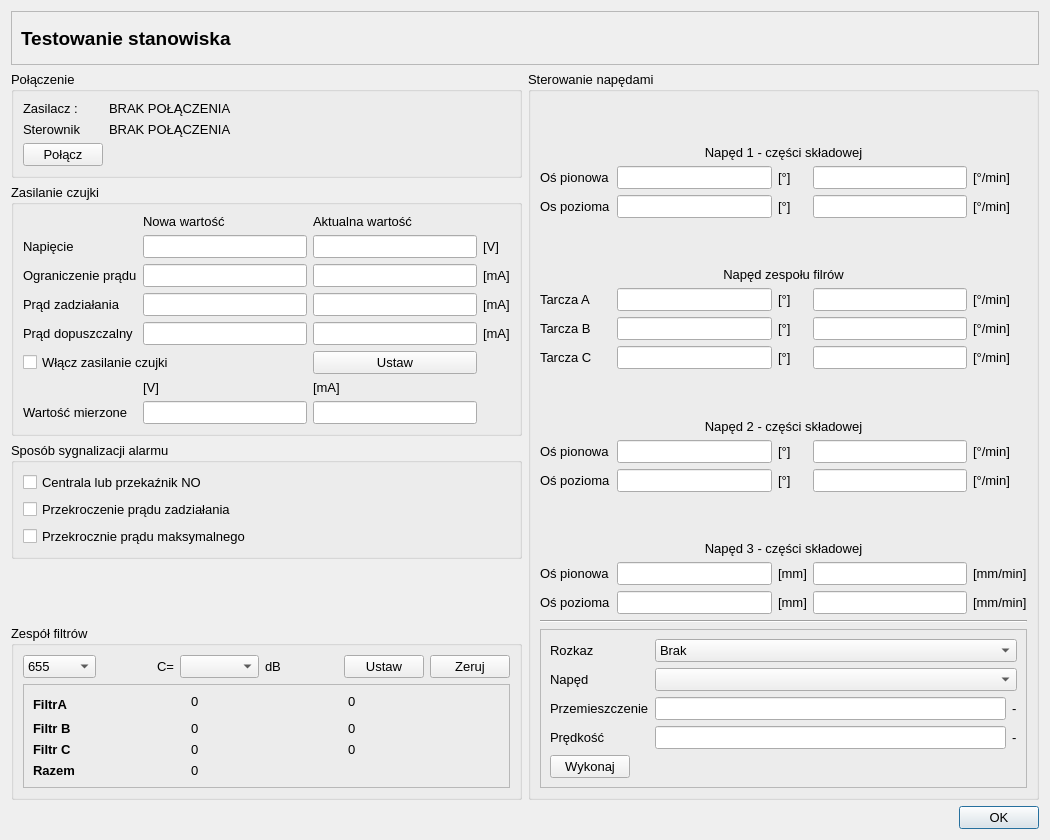
<?xml version="1.0" encoding="UTF-8"?>
<ui version="4.0">
 <class>TestStanowiskaDlg</class>
 <widget class="QDialog" name="TestStanowiskaDlg">
  <property name="geometry">
   <rect>
    <x>0</x>
    <y>0</y>
    <width>1050</width>
    <height>840</height>
   </rect>
  </property>
  <property name="minimumSize">
   <size>
    <width>1050</width>
    <height>840</height>
   </size>
  </property>
  <property name="maximumSize">
   <size>
    <width>1920</width>
    <height>1080</height>
   </size>
  </property>
  <property name="font">
   <font>
    <family>Arial</family>
    <pointsize>10</pointsize>
   </font>
  </property>
  <property name="windowTitle">
   <string>Badanie czujek liniowych - Testowanie stanowiska</string>
  </property>
  <layout class="QGridLayout" name="gridLayout_3">
   <item row="3" column="0">
    <widget class="QGroupBox" name="groupBox">
     <property name="title">
      <string>Sposób sygnalizacji alarmu</string>
     </property>
     <layout class="QVBoxLayout" name="verticalLayout">
      <item>
       <widget class="QCheckBox" name="cb_przekaznikNI">
        <property name="text">
         <string>Centrala lub przekaźnik NO</string>
        </property>
       </widget>
      </item>
      <item>
       <widget class="QCheckBox" name="cb_pradZadzialania">
        <property name="text">
         <string>Przekroczenie prądu zadziałania</string>
        </property>
       </widget>
      </item>
      <item>
       <widget class="QCheckBox" name="cb_pradMaks">
        <property name="text">
         <string>Przekrocznie prądu maksymalnego</string>
        </property>
       </widget>
      </item>
     </layout>
    </widget>
   </item>
   <item row="1" column="0">
    <widget class="QGroupBox" name="groupBox_polaczenia">
     <property name="title">
      <string>Połączenie</string>
     </property>
     <layout class="QFormLayout" name="formLayout">
      <item row="0" column="0">
       <widget class="QLabel" name="lzasilacz">
        <property name="text">
         <string>Zasilacz :</string>
        </property>
       </widget>
      </item>
      <item row="0" column="1">
       <widget class="QLabel" name="zasilaczConn">
        <property name="text">
         <string>BRAK POŁĄCZENIA</string>
        </property>
       </widget>
      </item>
      <item row="1" column="0">
       <widget class="QLabel" name="lSterownik">
        <property name="text">
         <string>Sterownik</string>
        </property>
       </widget>
      </item>
      <item row="1" column="1">
       <widget class="QLabel" name="sterownikConn">
        <property name="text">
         <string>BRAK POŁĄCZENIA</string>
        </property>
       </widget>
      </item>
      <item row="2" column="0">
       <widget class="QPushButton" name="pbConnect">
        <property name="text">
         <string>Połącz</string>
        </property>
       </widget>
      </item>
     </layout>
    </widget>
   </item>
   <item row="2" column="0">
    <widget class="QGroupBox" name="gb_Zasilanie">
     <property name="title">
      <string>Zasilanie czujki</string>
     </property>
     <layout class="QGridLayout" name="gridLayout">
      <item row="8" column="1">
       <widget class="QLineEdit" name="voltmeas"/>
      </item>
      <item row="4" column="0">
       <widget class="QLabel" name="label_4">
        <property name="text">
         <string>Prąd dopuszczalny</string>
        </property>
       </widget>
      </item>
      <item row="7" column="1">
       <widget class="QLabel" name="label_38">
        <property name="text">
         <string>[V]</string>
        </property>
       </widget>
      </item>
      <item row="2" column="1">
       <widget class="QLineEdit" name="currLimit1"/>
      </item>
      <item row="4" column="2">
       <widget class="QLineEdit" name="currOCP2">
        <property name="readOnly">
         <bool>true</bool>
        </property>
       </widget>
      </item>
      <item row="2" column="3">
       <widget class="QLabel" name="lcurrunit">
        <property name="text">
         <string>[mA]</string>
        </property>
       </widget>
      </item>
      <item row="3" column="3">
       <widget class="QLabel" name="label_5">
        <property name="text">
         <string>[mA]</string>
        </property>
       </widget>
      </item>
      <item row="3" column="1">
       <widget class="QLineEdit" name="lineEdit"/>
      </item>
      <item row="0" column="1">
       <widget class="QLabel" name="label_36">
        <property name="text">
         <string>Nowa wartość</string>
        </property>
       </widget>
      </item>
      <item row="3" column="0">
       <widget class="QLabel" name="label_3">
        <property name="text">
         <string>Prąd zadziałania</string>
        </property>
       </widget>
      </item>
      <item row="1" column="0">
       <widget class="QLabel" name="lvolt">
        <property name="text">
         <string>Napięcie</string>
        </property>
       </widget>
      </item>
      <item row="2" column="0">
       <widget class="QLabel" name="lcurrlimit">
        <property name="text">
         <string>Ograniczenie prądu</string>
        </property>
       </widget>
      </item>
      <item row="8" column="0">
       <widget class="QLabel" name="label_40">
        <property name="text">
         <string>Wartość mierzone</string>
        </property>
       </widget>
      </item>
      <item row="4" column="1">
       <widget class="QLineEdit" name="currOCP"/>
      </item>
      <item row="1" column="2">
       <widget class="QLineEdit" name="volt2">
        <property name="readOnly">
         <bool>true</bool>
        </property>
       </widget>
      </item>
      <item row="3" column="2">
       <widget class="QLineEdit" name="lineEdit_2">
        <property name="readOnly">
         <bool>true</bool>
        </property>
       </widget>
      </item>
      <item row="4" column="3">
       <widget class="QLabel" name="label_6">
        <property name="text">
         <string>[mA]</string>
        </property>
       </widget>
      </item>
      <item row="1" column="1">
       <widget class="QLineEdit" name="volt1"/>
      </item>
      <item row="0" column="2">
       <widget class="QLabel" name="label_37">
        <property name="text">
         <string>Aktualna wartość</string>
        </property>
       </widget>
      </item>
      <item row="2" column="2">
       <widget class="QLineEdit" name="currLimit2">
        <property name="readOnly">
         <bool>true</bool>
        </property>
       </widget>
      </item>
      <item row="8" column="2">
       <widget class="QLineEdit" name="currmeas"/>
      </item>
      <item row="1" column="3">
       <widget class="QLabel" name="lvoltunit">
        <property name="text">
         <string>[V]</string>
        </property>
       </widget>
      </item>
      <item row="7" column="2">
       <widget class="QLabel" name="label_39">
        <property name="text">
         <string>[mA]</string>
        </property>
       </widget>
      </item>
      <item row="5" column="2">
       <widget class="QPushButton" name="pbUstaw">
        <property name="text">
         <string>Ustaw</string>
        </property>
       </widget>
      </item>
      <item row="5" column="0" colspan="2">
       <widget class="QCheckBox" name="cbZasialnieOn">
        <property name="text">
         <string>Włącz zasilanie czujki</string>
        </property>
       </widget>
      </item>
     </layout>
    </widget>
   </item>
   <item row="1" column="1" rowspan="5">
    <widget class="QGroupBox" name="gb_Napedy">
     <property name="title">
      <string>Sterowanie napędami</string>
     </property>
     <layout class="QGridLayout" name="gridLayout_2">
      <item row="7" column="0" colspan="5">
       <widget class="QLabel" name="label_26">
        <property name="text">
         <string>Napęd 2 - części składowej</string>
        </property>
        <property name="alignment">
         <set>Qt::AlignBottom|Qt::AlignHCenter</set>
        </property>
       </widget>
      </item>
      <item row="12" column="2">
       <widget class="QLabel" name="label_43">
        <property name="text">
         <string>[mm]</string>
        </property>
       </widget>
      </item>
      <item row="6" column="2">
       <widget class="QLabel" name="label_22">
        <property name="text">
         <string>&lt;html&gt;&lt;body&gt;[&amp;deg;]&lt;/body&gt;&lt;/html&gt;</string>
        </property>
       </widget>
      </item>
      <item row="2" column="4">
       <widget class="QLabel" name="label_15">
        <property name="text">
         <string>&lt;html&gt;&lt;body&gt;[&amp;deg;/min]&lt;/body&gt;&lt;/html&gt;</string>
        </property>
       </widget>
      </item>
      <item row="4" column="3">
       <widget class="QLineEdit" name="speed3">
        <property name="readOnly">
         <bool>true</bool>
        </property>
       </widget>
      </item>
      <item row="1" column="0">
       <widget class="QLabel" name="label_10">
        <property name="text">
         <string>Oś pionowa</string>
        </property>
       </widget>
      </item>
      <item row="2" column="3">
       <widget class="QLineEdit" name="speed2">
        <property name="readOnly">
         <bool>true</bool>
        </property>
       </widget>
      </item>
      <item row="8" column="3">
       <widget class="QLineEdit" name="speed8">
        <property name="readOnly">
         <bool>true</bool>
        </property>
       </widget>
      </item>
      <item row="4" column="2">
       <widget class="QLabel" name="label_20">
        <property name="text">
         <string>&lt;html&gt;&lt;body&gt;[&amp;deg;]&lt;/body&gt;&lt;/html&gt;</string>
        </property>
       </widget>
      </item>
      <item row="6" column="1">
       <widget class="QLineEdit" name="step5">
        <property name="readOnly">
         <bool>true</bool>
        </property>
       </widget>
      </item>
      <item row="10" column="0" colspan="5">
       <widget class="QLabel" name="label_33">
        <property name="text">
         <string>Napęd 3 - części składowej</string>
        </property>
        <property name="alignment">
         <set>Qt::AlignBottom|Qt::AlignHCenter</set>
        </property>
       </widget>
      </item>
      <item row="4" column="0">
       <widget class="QLabel" name="label_17">
        <property name="text">
         <string>Tarcza A</string>
        </property>
       </widget>
      </item>
      <item row="9" column="2">
       <widget class="QLabel" name="label_29">
        <property name="text">
         <string>&lt;html&gt;&lt;body&gt;[&amp;deg;]&lt;/body&gt;&lt;/html&gt;</string>
        </property>
       </widget>
      </item>
      <item row="11" column="1">
       <widget class="QLineEdit" name="step7">
        <property name="readOnly">
         <bool>true</bool>
        </property>
       </widget>
      </item>
      <item row="8" column="4">
       <widget class="QLabel" name="label_32">
        <property name="text">
         <string>&lt;html&gt;&lt;body&gt;[&amp;deg;/min]&lt;/body&gt;&lt;/html&gt;</string>
        </property>
       </widget>
      </item>
      <item row="12" column="3">
       <widget class="QLineEdit" name="speed7">
        <property name="readOnly">
         <bool>true</bool>
        </property>
       </widget>
      </item>
      <item row="0" column="0" colspan="5">
       <widget class="QLabel" name="label_9">
        <property name="text">
         <string>Napęd 1 - części składowej</string>
        </property>
        <property name="alignment">
         <set>Qt::AlignBottom|Qt::AlignHCenter</set>
        </property>
       </widget>
      </item>
      <item row="11" column="4">
       <widget class="QLabel" name="label_42">
        <property name="text">
         <string>[mm/min]</string>
        </property>
       </widget>
      </item>
      <item row="2" column="0">
       <widget class="QLabel" name="label_13">
        <property name="text">
         <string>Os pozioma</string>
        </property>
       </widget>
      </item>
      <item row="8" column="0">
       <widget class="QLabel" name="label_27">
        <property name="text">
         <string>Oś pionowa</string>
        </property>
       </widget>
      </item>
      <item row="1" column="3">
       <widget class="QLineEdit" name="speed1">
        <property name="readOnly">
         <bool>true</bool>
        </property>
       </widget>
      </item>
      <item row="13" column="0" colspan="5">
       <widget class="Line" name="line">
        <property name="orientation">
         <enum>Qt::Horizontal</enum>
        </property>
       </widget>
      </item>
      <item row="4" column="4">
       <widget class="QLabel" name="label_23">
        <property name="text">
         <string>&lt;html&gt;&lt;body&gt;[&amp;deg;/min]&lt;/body&gt;&lt;/html&gt;</string>
        </property>
       </widget>
      </item>
      <item row="14" column="0" rowspan="2" colspan="5">
       <widget class="QFrame" name="frame_2">
        <property name="frameShape">
         <enum>QFrame::StyledPanel</enum>
        </property>
        <property name="frameShadow">
         <enum>QFrame::Raised</enum>
        </property>
        <layout class="QFormLayout" name="formLayout_2">
         <item row="0" column="0">
          <widget class="QLabel" name="label_45">
           <property name="text">
            <string>Rozkaz</string>
           </property>
          </widget>
         </item>
         <item row="0" column="1">
          <widget class="QComboBox" name="cbRozkaz">
           <item>
            <property name="text">
             <string>Brak</string>
            </property>
           </item>
           <item>
            <property name="text">
             <string>Przemieszczenie</string>
            </property>
           </item>
           <item>
            <property name="text">
             <string>Zatrzymanie wybranego</string>
            </property>
           </item>
           <item>
            <property name="text">
             <string>Zatrzymanie wszystkich</string>
            </property>
           </item>
           <item>
            <property name="text">
             <string>Reset wybranego</string>
            </property>
           </item>
           <item>
            <property name="text">
             <string>Reset wszystkich</string>
            </property>
           </item>
           <item>
            <property name="text">
             <string>Wyłączenie wybranego</string>
            </property>
           </item>
           <item>
            <property name="text">
             <string>Włączenie wybranego</string>
            </property>
           </item>
           <item>
            <property name="text">
             <string>Wyłączenie wszystkich</string>
            </property>
           </item>
           <item>
            <property name="text">
             <string>Włączenie wszystkich</string>
            </property>
           </item>
           <item>
            <property name="text">
             <string>Restart</string>
            </property>
           </item>
          </widget>
         </item>
         <item row="1" column="0">
          <widget class="QLabel" name="label_47">
           <property name="text">
            <string>Napęd</string>
           </property>
          </widget>
         </item>
         <item row="1" column="1">
          <widget class="QComboBox" name="cbNaped"/>
         </item>
         <item row="2" column="0">
          <widget class="QLabel" name="etPrzemieszczenie">
           <property name="text">
            <string>Przemieszczenie</string>
           </property>
          </widget>
         </item>
         <item row="2" column="1">
          <layout class="QHBoxLayout" name="horizontalLayout_2">
           <item>
            <widget class="QLineEdit" name="przemieszczenie"/>
           </item>
           <item>
            <widget class="QLabel" name="unitMove">
             <property name="text">
              <string>-</string>
             </property>
            </widget>
           </item>
          </layout>
         </item>
         <item row="3" column="0">
          <widget class="QLabel" name="etSpeed">
           <property name="text">
            <string>Prędkość</string>
           </property>
          </widget>
         </item>
         <item row="3" column="1">
          <layout class="QHBoxLayout" name="horizontalLayout_4">
           <item>
            <widget class="QLineEdit" name="speed"/>
           </item>
           <item>
            <widget class="QLabel" name="unitSpeed">
             <property name="text">
              <string>-</string>
             </property>
            </widget>
           </item>
          </layout>
         </item>
         <item row="4" column="0">
          <widget class="QPushButton" name="pbSet">
           <property name="text">
            <string>Wykonaj</string>
           </property>
          </widget>
         </item>
        </layout>
       </widget>
      </item>
      <item row="1" column="1">
       <widget class="QLineEdit" name="step1">
        <property name="readOnly">
         <bool>true</bool>
        </property>
       </widget>
      </item>
      <item row="5" column="4">
       <widget class="QLabel" name="label_24">
        <property name="text">
         <string>&lt;html&gt;&lt;body&gt;[&amp;deg;/min]&lt;/body&gt;&lt;/html&gt;</string>
        </property>
       </widget>
      </item>
      <item row="9" column="4">
       <widget class="QLabel" name="label_31">
        <property name="text">
         <string>&lt;html&gt;&lt;body&gt;[&amp;deg;/min]&lt;/body&gt;&lt;/html&gt;</string>
        </property>
       </widget>
      </item>
      <item row="11" column="3">
       <widget class="QLineEdit" name="speed6">
        <property name="readOnly">
         <bool>true</bool>
        </property>
       </widget>
      </item>
      <item row="12" column="4">
       <widget class="QLabel" name="label_44">
        <property name="text">
         <string>[mm/min]</string>
        </property>
       </widget>
      </item>
      <item row="12" column="1">
       <widget class="QLineEdit" name="step6">
        <property name="readOnly">
         <bool>true</bool>
        </property>
       </widget>
      </item>
      <item row="5" column="0">
       <widget class="QLabel" name="label_18">
        <property name="text">
         <string>Tarcza B</string>
        </property>
       </widget>
      </item>
      <item row="1" column="2">
       <widget class="QLabel" name="label_11">
        <property name="text">
         <string>&lt;html&gt;&lt;body&gt;[&amp;deg;]&lt;/body&gt;&lt;/html&gt;</string>
        </property>
       </widget>
      </item>
      <item row="12" column="0">
       <widget class="QLabel" name="label_35">
        <property name="text">
         <string>Oś pozioma</string>
        </property>
       </widget>
      </item>
      <item row="6" column="0">
       <widget class="QLabel" name="label_19">
        <property name="text">
         <string>Tarcza C</string>
        </property>
       </widget>
      </item>
      <item row="9" column="3">
       <widget class="QLineEdit" name="speed9">
        <property name="readOnly">
         <bool>true</bool>
        </property>
       </widget>
      </item>
      <item row="11" column="2">
       <widget class="QLabel" name="label_41">
        <property name="text">
         <string>[mm]</string>
        </property>
       </widget>
      </item>
      <item row="11" column="0">
       <widget class="QLabel" name="label_34">
        <property name="text">
         <string>Oś pionowa</string>
        </property>
       </widget>
      </item>
      <item row="1" column="4">
       <widget class="QLabel" name="label_12">
        <property name="text">
         <string>&lt;html&gt;&lt;body&gt;[&amp;deg;/min]&lt;/body&gt;&lt;/html&gt;</string>
        </property>
       </widget>
      </item>
      <item row="6" column="4">
       <widget class="QLabel" name="label_25">
        <property name="text">
         <string>&lt;html&gt;&lt;body&gt;[&amp;deg;/min]&lt;/body&gt;&lt;/html&gt;</string>
        </property>
       </widget>
      </item>
      <item row="8" column="2">
       <widget class="QLabel" name="label_30">
        <property name="text">
         <string>&lt;html&gt;&lt;body&gt;[&amp;deg;]&lt;/body&gt;&lt;/html&gt;</string>
        </property>
       </widget>
      </item>
      <item row="5" column="1">
       <widget class="QLineEdit" name="step4">
        <property name="readOnly">
         <bool>true</bool>
        </property>
       </widget>
      </item>
      <item row="9" column="0">
       <widget class="QLabel" name="label_28">
        <property name="text">
         <string>Oś pozioma</string>
        </property>
       </widget>
      </item>
      <item row="2" column="2">
       <widget class="QLabel" name="label_14">
        <property name="text">
         <string>&lt;html&gt;&lt;body&gt;[&amp;deg;]&lt;/body&gt;&lt;/html&gt;</string>
        </property>
       </widget>
      </item>
      <item row="5" column="3">
       <widget class="QLineEdit" name="speed4">
        <property name="readOnly">
         <bool>true</bool>
        </property>
       </widget>
      </item>
      <item row="6" column="3">
       <widget class="QLineEdit" name="speed5">
        <property name="readOnly">
         <bool>true</bool>
        </property>
       </widget>
      </item>
      <item row="2" column="1">
       <widget class="QLineEdit" name="step2">
        <property name="readOnly">
         <bool>true</bool>
        </property>
       </widget>
      </item>
      <item row="5" column="2">
       <widget class="QLabel" name="label_21">
        <property name="text">
         <string>&lt;html&gt;&lt;body&gt;[&amp;deg;]&lt;/body&gt;&lt;/html&gt;</string>
        </property>
       </widget>
      </item>
      <item row="8" column="1">
       <widget class="QLineEdit" name="step8">
        <property name="readOnly">
         <bool>true</bool>
        </property>
       </widget>
      </item>
      <item row="3" column="0" colspan="5">
       <widget class="QLabel" name="label_16">
        <property name="text">
         <string>Napęd zespołu filrów</string>
        </property>
        <property name="alignment">
         <set>Qt::AlignBottom|Qt::AlignHCenter</set>
        </property>
       </widget>
      </item>
      <item row="4" column="1">
       <widget class="QLineEdit" name="step3">
        <property name="readOnly">
         <bool>true</bool>
        </property>
       </widget>
      </item>
      <item row="9" column="1">
       <widget class="QLineEdit" name="step9">
        <property name="readOnly">
         <bool>true</bool>
        </property>
       </widget>
      </item>
     </layout>
    </widget>
   </item>
   <item row="7" column="0" colspan="2">
    <widget class="QDialogButtonBox" name="buttonBox">
     <property name="orientation">
      <enum>Qt::Horizontal</enum>
     </property>
     <property name="standardButtons">
      <set>QDialogButtonBox::Ok</set>
     </property>
    </widget>
   </item>
   <item row="0" column="0" colspan="2">
    <widget class="QFrame" name="frame_top">
     <property name="frameShape">
      <enum>QFrame::StyledPanel</enum>
     </property>
     <property name="frameShadow">
      <enum>QFrame::Raised</enum>
     </property>
     <layout class="QHBoxLayout" name="horizontalLayout">
      <item>
       <widget class="QLabel" name="head">
        <property name="font">
         <font>
          <family>Arial</family>
          <pointsize>14</pointsize>
          <bold>true</bold>
         </font>
        </property>
        <property name="text">
         <string>Testowanie stanowiska</string>
        </property>
       </widget>
      </item>
     </layout>
    </widget>
   </item>
   <item row="5" column="0">
    <widget class="QGroupBox" name="gbFiltry">
     <property name="title">
      <string>Zespół filtrów</string>
     </property>
     <layout class="QGridLayout" name="gridLayout_4">
      <item row="0" column="3">
       <widget class="QLabel" name="label_8">
        <property name="text">
         <string>dB</string>
        </property>
       </widget>
      </item>
      <item row="0" column="4">
       <widget class="QPushButton" name="pbFiltrUstaw">
        <property name="text">
         <string>Ustaw</string>
        </property>
       </widget>
      </item>
      <item row="0" column="1">
       <widget class="QLabel" name="label_7">
        <property name="text">
         <string>C=</string>
        </property>
        <property name="alignment">
         <set>Qt::AlignRight|Qt::AlignTrailing|Qt::AlignVCenter</set>
        </property>
       </widget>
      </item>
      <item row="0" column="5">
       <widget class="QPushButton" name="pbZeruj">
        <property name="text">
         <string>Zeruj</string>
        </property>
       </widget>
      </item>
      <item row="1" column="0" colspan="6">
       <widget class="QFrame" name="frame">
        <property name="frameShape">
         <enum>QFrame::StyledPanel</enum>
        </property>
        <property name="frameShadow">
         <enum>QFrame::Raised</enum>
        </property>
        <layout class="QGridLayout" name="gridLayout_5">
         <item row="0" column="3">
          <widget class="QLabel" name="tlA">
           <property name="text">
            <string>0</string>
           </property>
          </widget>
         </item>
         <item row="3" column="2">
          <widget class="QLabel" name="fB">
           <property name="text">
            <string>0</string>
           </property>
          </widget>
         </item>
         <item row="3" column="3">
          <widget class="QLabel" name="tlB">
           <property name="text">
            <string>0</string>
           </property>
          </widget>
         </item>
         <item row="4" column="2">
          <widget class="QLabel" name="fC">
           <property name="text">
            <string>0</string>
           </property>
          </widget>
         </item>
         <item row="3" column="0">
          <widget class="QLabel" name="label_2">
           <property name="font">
            <font>
             <family>Arial</family>
             <pointsize>10</pointsize>
             <bold>true</bold>
            </font>
           </property>
           <property name="text">
            <string>Filtr B</string>
           </property>
          </widget>
         </item>
         <item row="4" column="3">
          <widget class="QLabel" name="tlC">
           <property name="text">
            <string>0</string>
           </property>
          </widget>
         </item>
         <item row="0" column="2">
          <widget class="QLabel" name="fA">
           <property name="text">
            <string>0</string>
           </property>
          </widget>
         </item>
         <item row="0" column="0" rowspan="2">
          <widget class="QLabel" name="label">
           <property name="font">
            <font>
             <family>Arial</family>
             <pointsize>10</pointsize>
             <bold>true</bold>
            </font>
           </property>
           <property name="text">
            <string>FiltrA</string>
           </property>
          </widget>
         </item>
         <item row="4" column="0">
          <widget class="QLabel" name="label_46">
           <property name="font">
            <font>
             <family>Arial</family>
             <pointsize>10</pointsize>
             <bold>true</bold>
            </font>
           </property>
           <property name="text">
            <string>Filtr C</string>
           </property>
          </widget>
         </item>
         <item row="5" column="0">
          <widget class="QLabel" name="label_49">
           <property name="font">
            <font>
             <family>Arial</family>
             <pointsize>10</pointsize>
             <bold>true</bold>
            </font>
           </property>
           <property name="text">
            <string>Razem</string>
           </property>
          </widget>
         </item>
         <item row="5" column="2">
          <widget class="QLabel" name="tlAll">
           <property name="text">
            <string>0</string>
           </property>
          </widget>
         </item>
        </layout>
       </widget>
      </item>
      <item row="0" column="2">
       <widget class="QComboBox" name="cbTlumienie"/>
      </item>
      <item row="0" column="0">
       <widget class="QComboBox" name="cbFiltrFala">
        <item>
         <property name="text">
          <string>655</string>
         </property>
        </item>
        <item>
         <property name="text">
          <string>880</string>
         </property>
        </item>
       </widget>
      </item>
     </layout>
    </widget>
   </item>
  </layout>
  <action name="actionM1Move">
   <property name="checkable">
    <bool>true</bool>
   </property>
   <property name="icon">
    <iconset theme="drive-optical">
     <normaloff>.</normaloff>.</iconset>
   </property>
   <property name="text">
    <string>M1Move</string>
   </property>
  </action>
 </widget>
 <tabstops>
  <tabstop>pbConnect</tabstop>
  <tabstop>volt1</tabstop>
  <tabstop>volt2</tabstop>
  <tabstop>currLimit1</tabstop>
  <tabstop>currLimit2</tabstop>
  <tabstop>lineEdit</tabstop>
  <tabstop>lineEdit_2</tabstop>
  <tabstop>currOCP</tabstop>
  <tabstop>currOCP2</tabstop>
  <tabstop>cbZasialnieOn</tabstop>
  <tabstop>pbUstaw</tabstop>
  <tabstop>voltmeas</tabstop>
  <tabstop>currmeas</tabstop>
  <tabstop>cb_przekaznikNI</tabstop>
  <tabstop>cb_pradZadzialania</tabstop>
  <tabstop>cb_pradMaks</tabstop>
  <tabstop>step1</tabstop>
  <tabstop>speed1</tabstop>
  <tabstop>step2</tabstop>
  <tabstop>speed2</tabstop>
  <tabstop>step3</tabstop>
  <tabstop>speed3</tabstop>
  <tabstop>step4</tabstop>
  <tabstop>speed4</tabstop>
  <tabstop>step5</tabstop>
  <tabstop>speed5</tabstop>
  <tabstop>step8</tabstop>
  <tabstop>speed8</tabstop>
  <tabstop>step9</tabstop>
  <tabstop>speed9</tabstop>
  <tabstop>step7</tabstop>
  <tabstop>speed6</tabstop>
  <tabstop>step6</tabstop>
  <tabstop>speed7</tabstop>
  <tabstop>cbRozkaz</tabstop>
  <tabstop>cbNaped</tabstop>
  <tabstop>pbSet</tabstop>
  <tabstop>cbFiltrFala</tabstop>
  <tabstop>cbTlumienie</tabstop>
  <tabstop>pbFiltrUstaw</tabstop>
  <tabstop>pbZeruj</tabstop>
 </tabstops>
 <resources/>
 <connections>
  <connection>
   <sender>buttonBox</sender>
   <signal>accepted()</signal>
   <receiver>TestStanowiskaDlg</receiver>
   <slot>accept()</slot>
   <hints>
    <hint type="sourcelabel">
     <x>257</x>
     <y>761</y>
    </hint>
    <hint type="destinationlabel">
     <x>157</x>
     <y>274</y>
    </hint>
   </hints>
  </connection>
  <connection>
   <sender>buttonBox</sender>
   <signal>rejected()</signal>
   <receiver>TestStanowiskaDlg</receiver>
   <slot>reject()</slot>
   <hints>
    <hint type="sourcelabel">
     <x>325</x>
     <y>761</y>
    </hint>
    <hint type="destinationlabel">
     <x>286</x>
     <y>274</y>
    </hint>
   </hints>
  </connection>
 </connections>
</ui>
